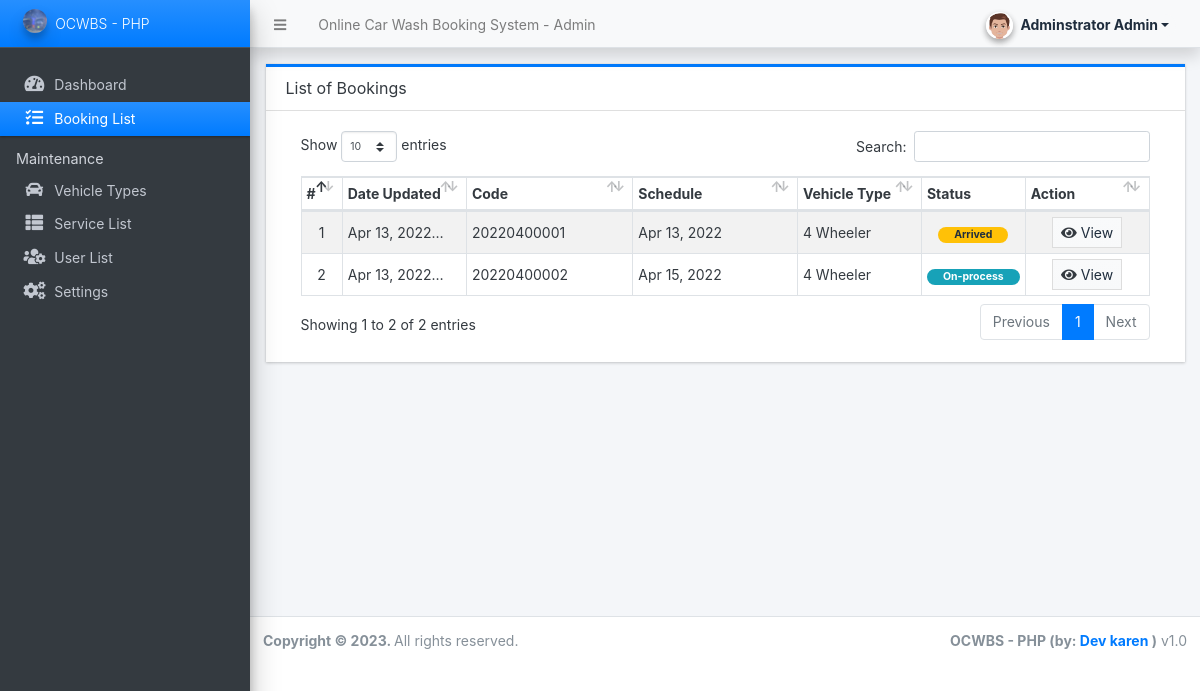
Before: /admin/?page=bookings (signed in) with the older database file.
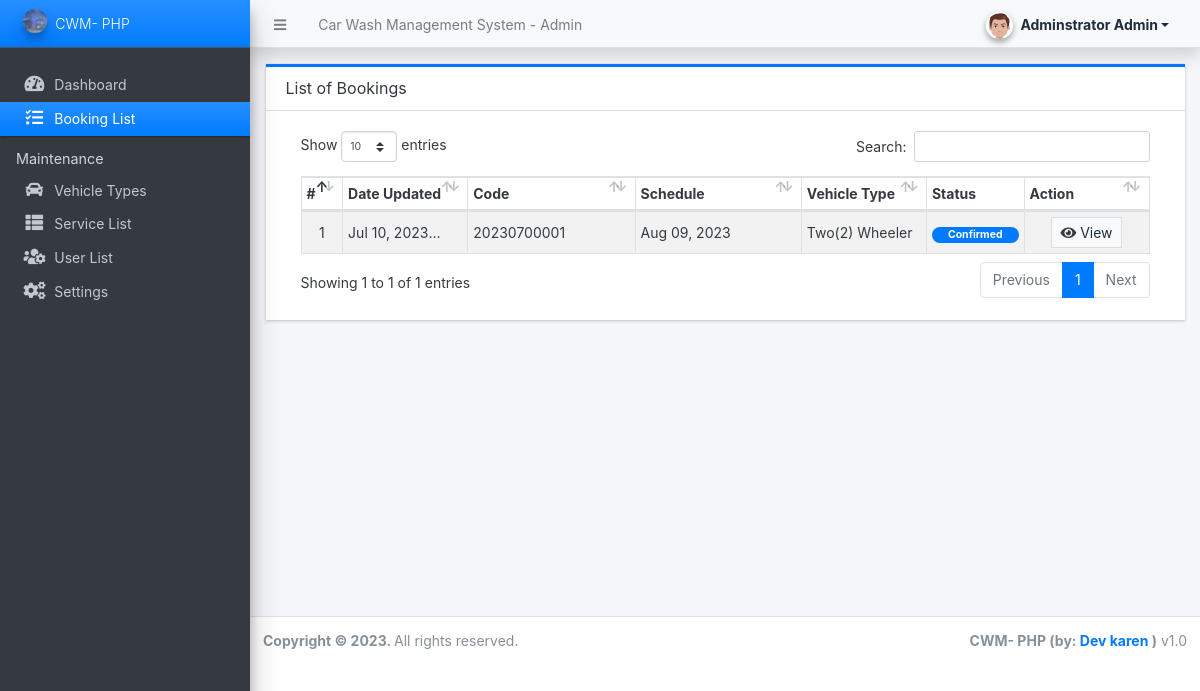
After: the same page with the newer database file.
### tables this page shows
CREATE TABLE `booking_list` (
  `id` int(30) NOT NULL,
  `code` varchar(100) NOT NULL,
  `client_name` text NOT NULL,
  `contact` text NOT NULL,
  `email` text NOT NULL,
  `address` text NOT NULL,
  `vehicle_id` int(30) NOT NULL,
  `schedule` date NOT NULL,
  `total_amount` float(15,2) NOT NULL DEFAULT 0.00,
  `status` tinyint(3) NOT NULL DEFAULT 0 COMMENT '0 = Pending,\r\n1 = Confirmed,\r\n2 = Arrived,\r\n3 = On-process,\r\n4 = Done',
  `date_created` datetime NOT NULL DEFAULT current_timestamp(),
  `date_updated` datetime NOT NULL DEFAULT current_timestamp() ON UPDATE current_timestamp()
);

CREATE TABLE `vehicle_list` (
  `id` int(30) NOT NULL,
  `name` text NOT NULL,
  `status` tinyint(1) NOT NULL DEFAULT 1,
  `delete_flag` tinyint(1) NOT NULL DEFAULT 0,
  `date_created` datetime NOT NULL DEFAULT current_timestamp(),
  `date_updated` datetime NOT NULL DEFAULT current_timestamp() ON UPDATE current_timestamp()
);

### config.php (called while the page is built, shortened)
<?php
require_once('classes/DBConnection.php');
require_once('classes/SystemSettings.php');
function validate_image($file){
	if(!empty($file)){
        $ex = explode("?",$file);
        $file = $ex[0];
        $ts = isset($ex[1]) ? "?".$ex[1] : '';
		if(is_file(base_app.$file)){
			return base_url.$file.$ts;
		}else{
			return base_url.'dist/img/no-image-available.png';
		}
	}else{
		return base_url.'dist/img/no-image-available.png';
	}
}
function isMobileDevice(){
    $aMobileUA = array(
        '/iphone/i' => 'iPhone',
        '/ipod/i' => 'iPod',
        '/ipad/i' => 'iPad',
        '/android/i' => 'Android',
        '/blackberry/i' => 'BlackBerry',
        '/webos/i' => 'Mobile'
    );
    return false;
}
?>

### classes/DBConnection.php (called while the page is built, shortened)
<?php
class DBConnection{
    private $host = DB_SERVER;
    private $username = DB_USERNAME;
    private $password = DB_PASSWORD;
    private $database = DB_NAME;
    public $conn;
    public function __construct(){
        if (!isset($this->conn)) {
            $this->conn = new mysqli($this->host, $this->username, $this->password, $this->database);
        }
    }
}
?>

### classes/SystemSettings.php (called while the page is built, shortened)
<?php
class SystemSettings extends DBConnection{
	function userdata($field = ''){
		if(!empty($field)){
			if(isset($_SESSION['userdata'][$field]))
				return $_SESSION['userdata'][$field];
			else
				return null;
		}else{
			return false;
		}
	}
	function info($field=''){
		if(!empty($field)){
			if(isset($_SESSION['system_info'][$field]))
				return $_SESSION['system_info'][$field];
			else
				return false;
		}else{
			return false;
		}
	}
}
$_settings = new SystemSettings();
?>

### admin/bookings/index.php (the view, shortened to what this page needs)
<div class="card card-outline rounded-0 card-primary">
	<div class="card-header">
		<h3 class="card-title">List of Bookings</h3>
	</div>
	<div class="card-body">
		<div class="container-fluid">
        <div class="container-fluid">
			<table class="table table-hover table-striped table-bordered">
				<colgroup>
					<col width="5%">
					<col width="15%">
					<col width="20%">
					<col width="20%">
					<col width="15%">
					<col width="10%">
					<col width="15%">
				</colgroup>
				<thead>
					<tr>
						<th>#</th>
						<th>Date Updated</th>
						<th>Code</th>
						<th>Schedule</th>
						<th>Vehicle Type</th>
						<th>Status</th>
						<th>Action</th>
					</tr>
				</thead>
				<tbody>
					<?php
					$i = 1;
						$qry = $conn->query("SELECT b.*, v.name as vehicle FROM `booking_list` b inner join `vehicle_list` v on b.vehicle_id = v.id order by unix_timestamp(b.date_updated) desc ");
						while($row = $qry->fetch_assoc()):
					?>
						<tr>
							<td class="text-center"><?php echo $i++; ?></td>
							<td><p class="m-0 truncate-1"><?= date("M d, Y H:i", strtotime($row['date_updated'])) ?></p></td>
							<td><p class="m-0 truncate-1"><?= $row['code'] ?></p></td>
							<td><p class="m-0 truncate-1"><?= date("M d, Y", strtotime($row['schedule'])) ?></p></td>
							<td><p class="m-0 truncate-1"><?= $row['vehicle'] ?></p></td>
							<td class="text-center">
								<?php
								switch($row['status']){
									case 1:
										echo '<span class="badge badge-primary px-3 rounded-pill">Confirmed</span>';
										break;
									case 2:
										echo '<span class="badge badge-warning px-3 rounded-pill">Arrived</span>';
										break;
									case 3:
										echo '<span class="badge badge-info px-3 rounded-pill">On-process</span>';
										break;
								}
								?>
                            </td>
							<td align="center">
								<a class="btn btn-default bg-gradient-light btn-flat btn-sm" href="?page=bookings/view_details&id=<?php echo $row['id'] ?>"><span class="fa fa-eye text-dark"></span> View</a>
							</td>
						</tr>
					<?php endwhile; ?>
				</tbody>
			</table>
		</div>
		</div>
	</div>
</div>

### admin/index.php (shortened to what this page needs)
<?php require_once('../config.php'); ?>
 <!DOCTYPE html>
<html lang="en" class="" style="height: auto;">
<?php require_once('inc/header.php') ?>
  <body class="sidebar-mini layout-fixed control-sidebar-slide-open layout-navbar-fixed sidebar-mini-md sidebar-mini-xs text-sm" data-new-gr-c-s-check-loaded="14.991.0" data-gr-ext-installed="" style="height: auto;">
    <div class="wrapper">
     <?php require_once('inc/topBarNav.php') ?>
     <?php require_once('inc/navigation.php') ?>
     <?php $page = isset($_GET['page']) ? $_GET['page'] : 'home';  ?>
      <div class="content-wrapper  pt-3" style="min-height: 567.854px;">
        <section class="content  text-dark">
          <div class="container-fluid">
            <?php
              if(!file_exists($page.".php") && !is_dir($page)){
                  include '404.html';
              }else{
                if(is_dir($page))
                  include $page.'/index.php';
                else
                  include $page.'.php';
              }
            ?>
          </div>
        </section>
      </div>
      <?php require_once('inc/footer.php') ?>
  </body>
</html>

### admin/inc/header.php (shortened to what this page needs)
<head>
    <link rel="stylesheet" href="<?php echo base_url ?>plugins/fontawesome-free/css/all.min.css">
    <link rel="stylesheet" href="<?php echo base_url ?>plugins/tempusdominus-bootstrap-4/css/tempusdominus-bootstrap-4.min.css">
  <link rel="stylesheet" href="<?php echo base_url ?>plugins/datatables-bs4/css/dataTables.bootstrap4.min.css">
  <link rel="stylesheet" href="<?php echo base_url ?>plugins/datatables-responsive/css/responsive.bootstrap4.min.css">
  <link rel="stylesheet" href="<?php echo base_url ?>plugins/datatables-buttons/css/buttons.bootstrap4.min.css">
  <link rel="stylesheet" href="<?php echo base_url ?>plugins/select2/css/select2.min.css">
  <link rel="stylesheet" href="<?php echo base_url ?>plugins/select2-bootstrap4-theme/select2-bootstrap4.min.css">
    <link rel="stylesheet" href="<?php echo base_url ?>plugins/icheck-bootstrap/icheck-bootstrap.min.css">
    <link rel="stylesheet" href="<?php echo base_url ?>plugins/jqvmap/jqvmap.min.css">
    <link rel="stylesheet" href="<?php echo base_url ?>dist/css/adminlte.css">
    <link rel="stylesheet" href="<?php echo base_url ?>dist/css/custom.css">
    <link rel="stylesheet" href="<?php echo base_url ?>plugins/overlayScrollbars/css/OverlayScrollbars.min.css">
    <link rel="stylesheet" href="<?php echo base_url ?>plugins/daterangepicker/daterangepicker.css">
    <link rel="stylesheet" href="<?php echo base_url ?>plugins/summernote/summernote-bs4.min.css">
  <link rel="stylesheet" href="<?php echo base_url ?>plugins/sweetalert2-theme-bootstrap-4/bootstrap-4.min.css">
  </head>

### admin/inc/topBarNav.php (shortened to what this page needs)
<nav class="main-header navbar navbar-expand navbar-light shadow text-sm">
  <ul class="navbar-nav">
    <li class="nav-item">
    <a class="nav-link" data-widget="pushmenu" href="#" role="button"><i class="fas fa-bars"></i></a>
    </li>
    <li class="nav-item d-none d-sm-inline-block">
      <a href="<?php echo base_url ?>" class="nav-link"><?php echo (!isMobileDevice()) ? $_settings->info('name'):$_settings->info('short_name'); ?> - Admin</a>
    </li>
  </ul>
  <ul class="navbar-nav ml-auto">
    <li class="nav-item">
      <div class="btn-group nav-link">
            <button type="button" class="btn btn-rounded badge badge-light dropdown-toggle dropdown-icon" data-toggle="dropdown">
              <span><img src="<?php echo validate_image($_settings->userdata('avatar')) ?>" class="img-circle elevation-2 user-img" alt="User Image"></span>
              <span class="ml-3"><?php echo ucwords($_settings->userdata('firstname').' '.$_settings->userdata('lastname')) ?></span>
            </button>
        </div>
    </li>
  </ul>
</nav>

### admin/inc/navigation.php (shortened to what this page needs)
<aside class="main-sidebar sidebar-dark-primary elevation-4 sidebar-no-expand">
  <a href="<?php echo base_url ?>admin" class="brand-link bg-gradient-primary text-sm">
  <img src="<?php echo validate_image($_settings->info('logo'))?>" alt="Store Logo" class="brand-image img-circle elevation-3" style="opacity: .8;width: 1.5rem;height: 1.5rem;max-height: unset">
  <span class="brand-text font-weight-light"><?php echo $_settings->info('short_name') ?></span>
  </a>
  <div class="sidebar os-host os-theme-light os-host-overflow os-host-overflow-y os-host-resize-disabled os-host-transition os-host-scrollbar-horizontal-hidden">
    <div class="os-content-glue" style="margin: 0px -8px; width: 249px; height: 646px;"></div>
    <div class="os-padding">
      <div class="os-viewport os-viewport-native-scrollbars-invisible" style="overflow-y: scroll;">
        <div class="os-content" style="padding: 0px 8px; height: 100%; width: 100%;">
          <nav class="mt-4">
             <ul class="nav nav-pills nav-sidebar flex-column text-sm nav-compact nav-flat nav-child-indent nav-collapse-hide-child" data-widget="treeview" role="menu" data-accordion="false">
              <li class="nav-item dropdown">
                <a href="./" class="nav-link nav-home">
                  <i class="nav-icon fas fa-tachometer-alt"></i>
                  <p>
                    Dashboard
                  </p>
                </a>
              </li>
              <li class="nav-item dropdown">
                <a href="<?php echo base_url ?>admin/?page=bookings" class="nav-link nav-bookings">
                  <i class="nav-icon fas fa-tasks"></i>
                  <p>
                    Booking List
                  </p>
                </a>
              </li>
              <?php if($_settings->userdata('type') == 1): ?>
              <li class="nav-header">Maintenance</li>
              <li class="nav-item dropdown">
                <a href="<?php echo base_url ?>admin/?page=vehicles" class="nav-link nav-vehicles">
                  <i class="nav-icon fas fa-car"></i>
                  <p>
                    Vehicle Types
                  </p>
                </a>
              </li>
              <li class="nav-item dropdown">
                <a href="<?php echo base_url ?>admin/?page=services" class="nav-link nav-services">
                  <i class="nav-icon fas fa-th-list"></i>
                  <p>
                    Service List
                  </p>
                </a>
              </li>
              <li class="nav-item dropdown">
                <a href="<?php echo base_url ?>admin/?page=user/list" class="nav-link nav-user/list">
                  <i class="nav-icon fas fa-users-cog"></i>
                  <p>
                    User List
                  </p>
                </a>
              </li>
              <li class="nav-item dropdown">
                <a href="<?php echo base_url ?>admin/?page=system_info" class="nav-link nav-system_info">
                  <i class="nav-icon fas fa-cogs"></i>
                  <p>
                    Settings
                  </p>
                </a>
              </li>
              <?php endif; ?>
            </ul>
          </nav>
        </div>
      </div>
    </div>
  </div>
</aside>

### admin/inc/footer.php (shortened to what this page needs)
<footer class="main-footer text-sm">
        <strong>Copyright © <?php echo date('Y') ?>.
        </strong>
        All rights reserved.
        <div class="float-right d-none d-sm-inline-block">
          <b><?php echo $_settings->info('short_name') ?> (by: <a href="" target="blank">Dev karen</a> )</b> v1.0
        </div>
      </footer>
    </div>

### admin/inc/topBarNav.php (style rules this page uses)
.user-img { position: absolute; height: 27px; width: 27px; object-fit: cover; left: -7%; top: -12%; }
.btn-rounded { border-radius: 50px; }

Changed rows visible on the page:
removed booking_list: date_updated "Apr 13,…", code "20220400001", schedule "Apr 13, 2022", vehicle.name "4 Wheeler", status "Arrived"
removed booking_list: date_updated "Apr 13,…", code "20220400002", schedule "Apr 15, 2022", vehicle.name "4 Wheeler", status "On-process"
added booking_list: date_updated "Jul 10,…", code "20230700001", schedule "Aug 09, 2023", vehicle.name "Two(2) Wheeler", status "Confirmed"
Other visible differences:
$_settings->info('name'): "Online Car Wash Booking System" → "Car Wash Management System"
$_settings->info('short_name'): "OCWBS - PHP" → "CWM- PHP"
text written by a page script: "Show entries Search: Showing 1 to 2 of 2 entries Previous 1 Next" → "Show entries Search: Showing 1 to 1 of 1 entries Previous 1 Next"
